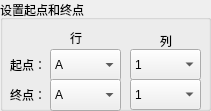
   <widget class="QGroupBox" name="oped">
    <property name="geometry">
     <rect>
      <x>490</x>
      <y>10</y>
      <width>211</width>
      <height>111</height>
     </rect>
    </property>
    <property name="autoFillBackground">
     <bool>true</bool>
    </property>
    <property name="title">
     <string>设置起点和终点</string>
    </property>
    <widget class="QComboBox" name="startCol">
     <property name="geometry">
      <rect>
       <x>130</x>
       <y>49</y>
       <width>71</width>
       <height>31</height>
      </rect>
     </property>
     <property name="editable">
      <bool>false</bool>
     </property>
     <property name="maxVisibleItems">
      <number>12</number>
     </property>
     <item>
      <property name="text">
       <string>1</string>
      </property>
     </item>
     <item>
      <property name="text">
       <string>2</string>
      </property>
     </item>
     <item>
      <property name="text">
       <string>3</string>
      </property>
     </item>
     <item>
      <property name="text">
       <string>4</string>
      </property>
     </item>
     <item>
      <property name="text">
       <string>5</string>
      </property>
     </item>
     <item>
      <property name="text">
       <string>6</string>
      </property>
     </item>
     <item>
      <property name="text">
       <string>7</string>
      </property>
     </item>
     <item>
      <property name="text">
       <string>8</string>
      </property>
     </item>
     <item>
      <property name="text">
       <string>9</string>
      </property>
     </item>
     <item>
      <property name="text">
       <string>10</string>
      </property>
     </item>
     <item>
      <property name="text">
       <string>11</string>
      </property>
     </item>
     <item>
      <property name="text">
       <string>12</string>
      </property>
     </item>
    </widget>
    <widget class="QComboBox" name="startRow">
     <property name="geometry">
      <rect>
       <x>50</x>
       <y>49</y>
       <width>71</width>
       <height>32</height>
      </rect>
     </property>
     <property name="editable">
      <bool>false</bool>
     </property>
     <item>
      <property name="text">
       <string>A</string>
      </property>
     </item>
     <item>
      <property name="text">
       <string>B</string>
      </property>
     </item>
     <item>
      <property name="text">
       <string>C</string>
      </property>
     </item>
     <item>
      <property name="text">
       <string>D</string>
      </property>
     </item>
     <item>
      <property name="text">
       <string>E</string>
      </property>
     </item>
     <item>
      <property name="text">
       <string>F</string>
      </property>
     </item>
     <item>
      <property name="text">
       <string>G</string>
      </property>
     </item>
     <item>
      <property name="text">
       <string>H</string>
      </property>
     </item>
    </widget>
    <widget class="QComboBox" name="endRow">
     <property name="geometry">
      <rect>
       <x>50</x>
       <y>79</y>
       <width>71</width>
       <height>32</height>
      </rect>
     </property>
     <property name="editable">
      <bool>false</bool>
     </property>
     <item>
      <property name="text">
       <string>A</string>
      </property>
     </item>
     <item>
      <property name="text">
       <string>B</string>
      </property>
     </item>
     <item>
      <property name="text">
       <string>C</string>
      </property>
     </item>
     <item>
      <property name="text">
       <string>D</string>
      </property>
     </item>
     <item>
      <property name="text">
       <string>E</string>
      </property>
     </item>
     <item>
      <property name="text">
       <string>F</string>
      </property>
     </item>
     <item>
      <property name="text">
       <string>G</string>
      </property>
     </item>
     <item>
      <property name="text">
       <string>H</string>
      </property>
     </item>
    </widget>
    <widget class="QComboBox" name="endCol">
     <property name="geometry">
      <rect>
       <x>130</x>
       <y>79</y>
       <width>71</width>
       <height>31</height>
      </rect>
     </property>
     <property name="editable">
      <bool>false</bool>
     </property>
     <property name="maxVisibleItems">
      <number>12</number>
     </property>
     <item>
      <property name="text">
       <string>1</string>
      </property>
     </item>
     <item>
      <property name="text">
       <string>2</string>
      </property>
     </item>
     <item>
      <property name="text">
       <string>3</string>
      </property>
     </item>
     <item>
      <property name="text">
       <string>4</string>
      </property>
     </item>
     <item>
      <property name="text">
       <string>5</string>
      </property>
     </item>
     <item>
      <property name="text">
       <string>6</string>
      </property>
     </item>
     <item>
      <property name="text">
       <string>7</string>
      </property>
     </item>
     <item>
      <property name="text">
       <string>8</string>
      </property>
     </item>
     <item>
      <property name="text">
       <string>9</string>
      </property>
     </item>
     <item>
      <property name="text">
       <string>10</string>
      </property>
     </item>
     <item>
      <property name="text">
       <string>11</string>
      </property>
     </item>
     <item>
      <property name="text">
       <string>12</string>
      </property>
     </item>
    </widget>
    <widget class="QLabel" name="label_21">
     <property name="geometry">
      <rect>
       <x>10</x>
       <y>54</y>
       <width>41</width>
       <height>21</height>
      </rect>
     </property>
     <property name="text">
      <string>起点：</string>
     </property>
    </widget>
    <widget class="QLabel" name="label_22">
     <property name="geometry">
      <rect>
       <x>10</x>
       <y>79</y>
       <width>41</width>
       <height>31</height>
      </rect>
     </property>
     <property name="text">
      <string>终点：</string>
     </property>
    </widget>
    <widget class="QLabel" name="label_23">
     <property name="geometry">
      <rect>
       <x>70</x>
       <y>30</y>
       <width>21</width>
       <height>16</height>
      </rect>
     </property>
     <property name="text">
      <string>行</string>
     </property>
    </widget>
    <widget class="QLabel" name="label_24">
     <property name="geometry">
      <rect>
       <x>160</x>
       <y>33</y>
       <width>21</width>
       <height>16</height>
      </rect>
     </property>
     <property name="text">
      <string>列</string>
     </property>
    </widget>
   </widget>
